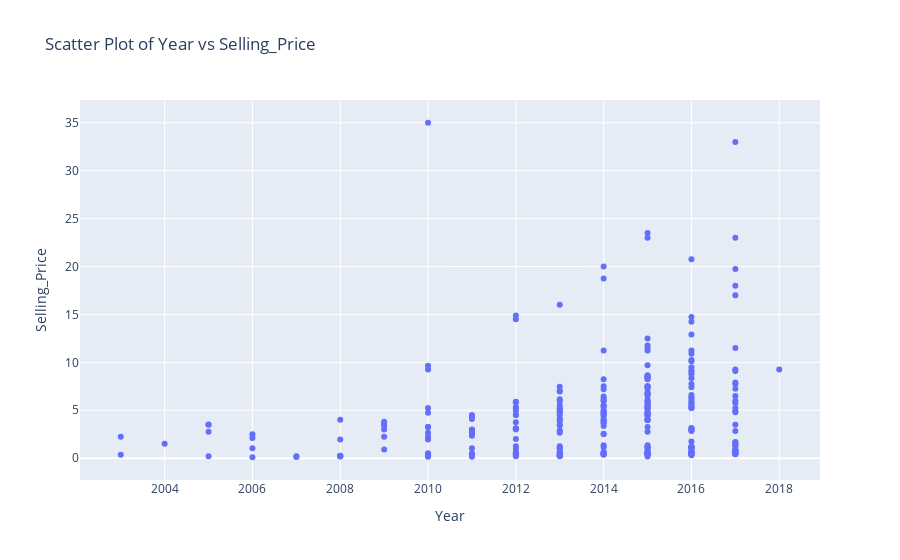
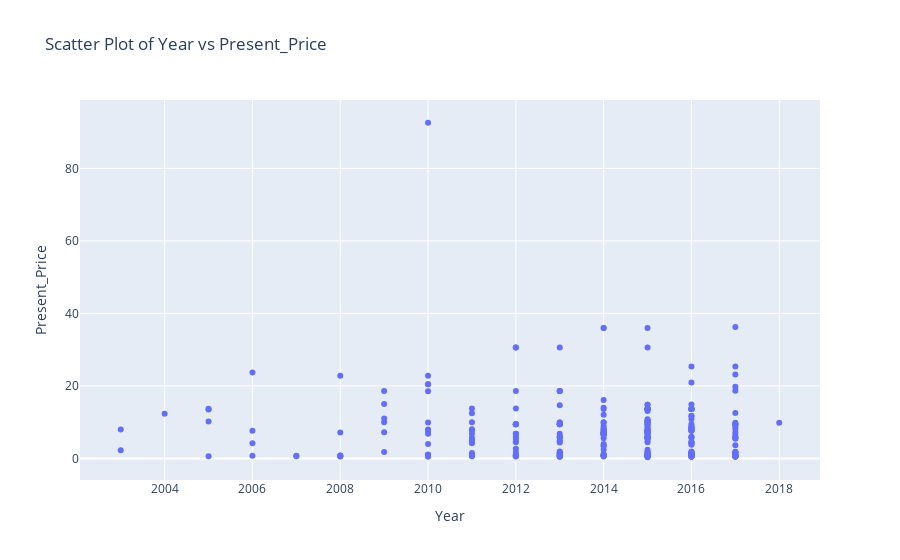
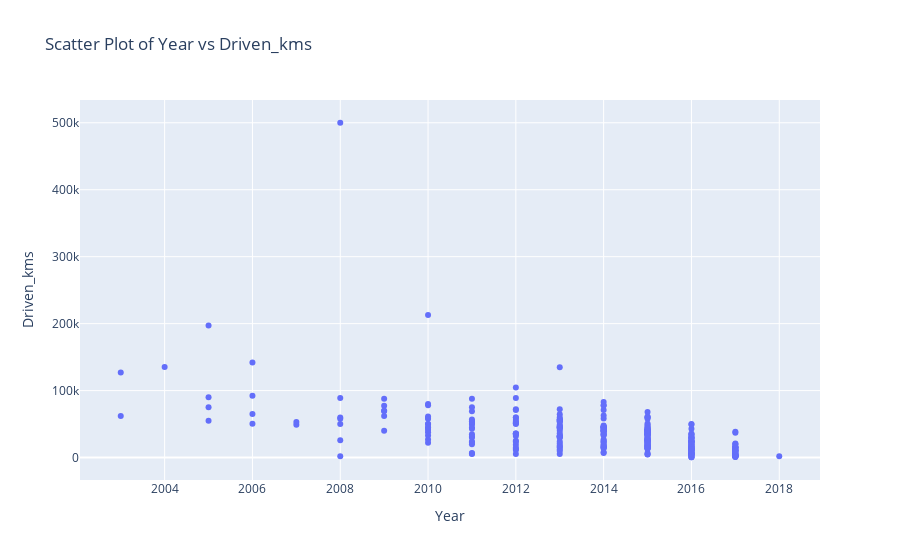
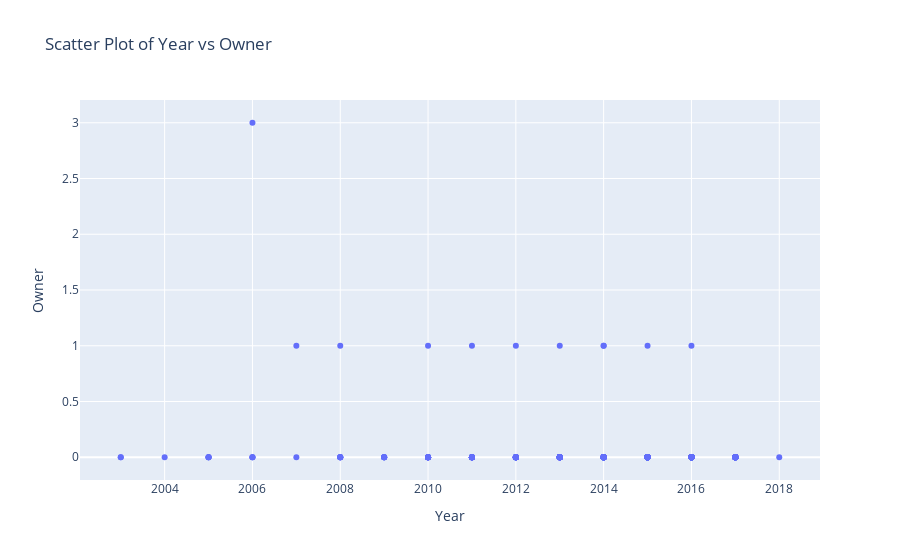

The notebook cell these images were saved under, in order:
### Markdown cell above
### Scatter plot

### Code cell
# plot the scatter plots for each pair of numerical columns using plotly
for i, col_x in enumerate(numerical_cols):
    for col_y in numerical_cols[i+1:]:
        fig = px.scatter(df, x=col_x, y=col_y, title=f'Scatter Plot of {col_x} vs {col_y}')
        fig.show()

### Figure 1 — Plotly figure (JSON) as saved in the notebook; plotly's stock layout.template omitted (floating-point values rounded to 4 significant figures; data arrays with more than 128 entries replaced by an {"elided": "..."} marker saying what was removed)
{"data": [{"hovertemplate": "Year=%{x}<br>Selling_Price=%{y}<extra></extra>", "legendgroup": "", "marker": {"color": "#636efa", "symbol": "circle"}, "mode": "markers", "name": "", "orientation": "v", "showlegend": false, "type": "scatter", "x": {"elided": "299 int values"}, "xaxis": "x", "y": {"elided": "299 float values"}, "yaxis": "y"}], "layout": {"legend": {"tracegroupgap": 0}, "title": {"text": "Scatter Plot of Year vs Selling_Price"}, "xaxis": {"anchor": "y", "domain": [0, 1], "title": {"text": "Year"}}, "yaxis": {"anchor": "x", "domain": [0, 1], "title": {"text": "Selling_Price"}}}}

### Figure 2 — Plotly figure (JSON) as saved in the notebook; plotly's stock layout.template omitted (floating-point values rounded to 4 significant figures; data arrays with more than 128 entries replaced by an {"elided": "..."} marker saying what was removed)
{"data": [{"hovertemplate": "Year=%{x}<br>Present_Price=%{y}<extra></extra>", "legendgroup": "", "marker": {"color": "#636efa", "symbol": "circle"}, "mode": "markers", "name": "", "orientation": "v", "showlegend": false, "type": "scatter", "x": {"elided": "299 int values"}, "xaxis": "x", "y": {"elided": "299 float values"}, "yaxis": "y"}], "layout": {"legend": {"tracegroupgap": 0}, "title": {"text": "Scatter Plot of Year vs Present_Price"}, "xaxis": {"anchor": "y", "domain": [0, 1], "title": {"text": "Year"}}, "yaxis": {"anchor": "x", "domain": [0, 1], "title": {"text": "Present_Price"}}}}

### Figure 3 — Plotly figure (JSON) as saved in the notebook; plotly's stock layout.template omitted (floating-point values rounded to 4 significant figures; data arrays with more than 128 entries replaced by an {"elided": "..."} marker saying what was removed)
{"data": [{"hovertemplate": "Year=%{x}<br>Driven_kms=%{y}<extra></extra>", "legendgroup": "", "marker": {"color": "#636efa", "symbol": "circle"}, "mode": "markers", "name": "", "orientation": "v", "showlegend": false, "type": "scatter", "x": {"elided": "299 int values"}, "xaxis": "x", "y": {"elided": "299 int values"}, "yaxis": "y"}], "layout": {"legend": {"tracegroupgap": 0}, "title": {"text": "Scatter Plot of Year vs Driven_kms"}, "xaxis": {"anchor": "y", "domain": [0, 1], "title": {"text": "Year"}}, "yaxis": {"anchor": "x", "domain": [0, 1], "title": {"text": "Driven_kms"}}}}

### Figure 4 — Plotly figure (JSON) as saved in the notebook; plotly's stock layout.template omitted (floating-point values rounded to 4 significant figures; data arrays with more than 128 entries replaced by an {"elided": "..."} marker saying what was removed)
{"data": [{"hovertemplate": "Year=%{x}<br>Owner=%{y}<extra></extra>", "legendgroup": "", "marker": {"color": "#636efa", "symbol": "circle"}, "mode": "markers", "name": "", "orientation": "v", "showlegend": false, "type": "scatter", "x": {"elided": "299 int values"}, "xaxis": "x", "y": {"elided": "299 int values"}, "yaxis": "y"}], "layout": {"legend": {"tracegroupgap": 0}, "title": {"text": "Scatter Plot of Year vs Owner"}, "xaxis": {"anchor": "y", "domain": [0, 1], "title": {"text": "Year"}}, "yaxis": {"anchor": "x", "domain": [0, 1], "title": {"text": "Owner"}}}}
